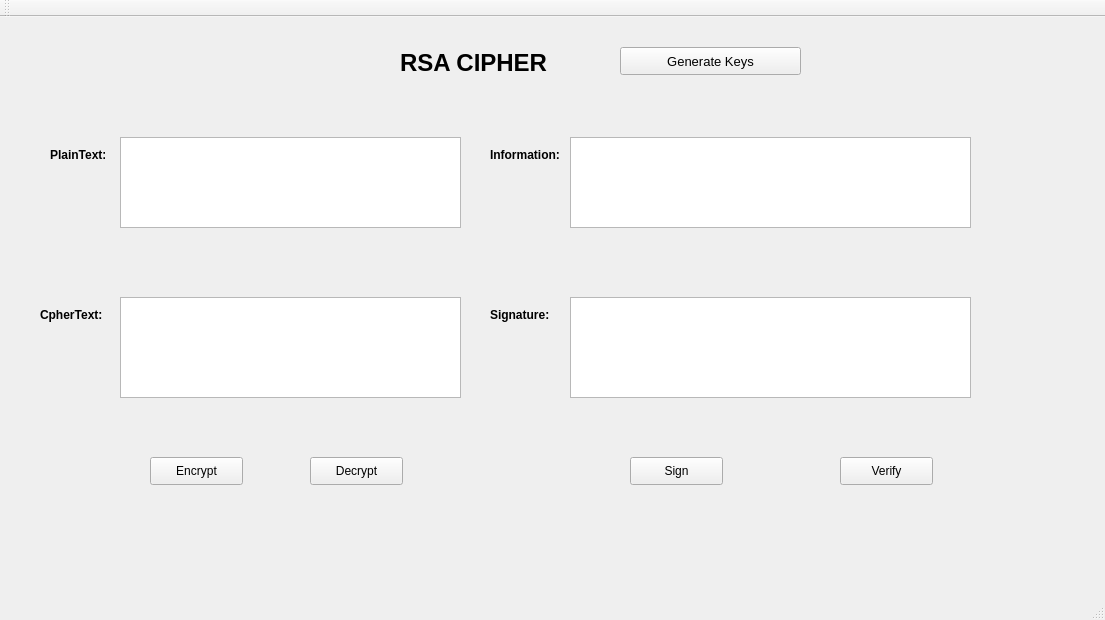
<?xml version="1.0" encoding="UTF-8"?>
<ui version="4.0">
 <class>MainWindow</class>
 <widget class="QMainWindow" name="MainWindow">
  <property name="geometry">
   <rect>
    <x>0</x>
    <y>0</y>
    <width>1105</width>
    <height>620</height>
   </rect>
  </property>
  <property name="windowTitle">
   <string>MainWindow</string>
  </property>
  <widget class="QWidget" name="centralwidget">
   <widget class="QLabel" name="label">
    <property name="geometry">
     <rect>
      <x>400</x>
      <y>20</y>
      <width>201</width>
      <height>51</height>
     </rect>
    </property>
    <property name="font">
     <font>
      <pointsize>18</pointsize>
      <weight>75</weight>
      <bold>true</bold>
     </font>
    </property>
    <property name="text">
     <string>RSA CIPHER</string>
    </property>
   </widget>
   <widget class="QLabel" name="label_2">
    <property name="geometry">
     <rect>
      <x>50</x>
      <y>130</y>
      <width>55</width>
      <height>16</height>
     </rect>
    </property>
    <property name="font">
     <font>
      <weight>75</weight>
      <bold>true</bold>
     </font>
    </property>
    <property name="text">
     <string>PlainText:</string>
    </property>
   </widget>
   <widget class="QLabel" name="label_3">
    <property name="geometry">
     <rect>
      <x>40</x>
      <y>290</y>
      <width>71</width>
      <height>16</height>
     </rect>
    </property>
    <property name="font">
     <font>
      <weight>75</weight>
      <bold>true</bold>
     </font>
    </property>
    <property name="text">
     <string>CpherText:</string>
    </property>
   </widget>
   <widget class="QLabel" name="label_4">
    <property name="geometry">
     <rect>
      <x>490</x>
      <y>130</y>
      <width>71</width>
      <height>16</height>
     </rect>
    </property>
    <property name="font">
     <font>
      <weight>75</weight>
      <bold>true</bold>
     </font>
    </property>
    <property name="text">
     <string>Information:</string>
    </property>
   </widget>
   <widget class="QLabel" name="label_5">
    <property name="geometry">
     <rect>
      <x>490</x>
      <y>290</y>
      <width>71</width>
      <height>16</height>
     </rect>
    </property>
    <property name="font">
     <font>
      <weight>75</weight>
      <bold>true</bold>
     </font>
    </property>
    <property name="text">
     <string>Signature:</string>
    </property>
   </widget>
   <widget class="QTextEdit" name="txt_plain_text">
    <property name="geometry">
     <rect>
      <x>120</x>
      <y>120</y>
      <width>341</width>
      <height>91</height>
     </rect>
    </property>
   </widget>
   <widget class="QTextEdit" name="txt_information_text">
    <property name="geometry">
     <rect>
      <x>570</x>
      <y>120</y>
      <width>401</width>
      <height>91</height>
     </rect>
    </property>
   </widget>
   <widget class="QPushButton" name="btn_encrypt">
    <property name="geometry">
     <rect>
      <x>150</x>
      <y>440</y>
      <width>93</width>
      <height>28</height>
     </rect>
    </property>
    <property name="text">
     <string>Encrypt</string>
    </property>
   </widget>
   <widget class="QPushButton" name="btn_decrypt">
    <property name="geometry">
     <rect>
      <x>310</x>
      <y>440</y>
      <width>93</width>
      <height>28</height>
     </rect>
    </property>
    <property name="text">
     <string>Decrypt</string>
    </property>
   </widget>
   <widget class="QPushButton" name="btn_sign">
    <property name="geometry">
     <rect>
      <x>630</x>
      <y>440</y>
      <width>93</width>
      <height>28</height>
     </rect>
    </property>
    <property name="text">
     <string>Sign</string>
    </property>
   </widget>
   <widget class="QPushButton" name="btn_verify">
    <property name="geometry">
     <rect>
      <x>840</x>
      <y>440</y>
      <width>93</width>
      <height>28</height>
     </rect>
    </property>
    <property name="text">
     <string>Verify</string>
    </property>
   </widget>
   <widget class="QPushButton" name="btn_gen_keys">
    <property name="geometry">
     <rect>
      <x>620</x>
      <y>30</y>
      <width>181</width>
      <height>28</height>
     </rect>
    </property>
    <property name="font">
     <font>
      <pointsize>10</pointsize>
      <weight>50</weight>
      <bold>false</bold>
     </font>
    </property>
    <property name="text">
     <string>Generate Keys</string>
    </property>
   </widget>
   <widget class="QTextBrowser" name="txt_cipher_text">
    <property name="geometry">
     <rect>
      <x>120</x>
      <y>280</y>
      <width>341</width>
      <height>101</height>
     </rect>
    </property>
   </widget>
   <widget class="QTextEdit" name="txt_signature_text">
    <property name="geometry">
     <rect>
      <x>570</x>
      <y>280</y>
      <width>401</width>
      <height>101</height>
     </rect>
    </property>
   </widget>
  </widget>
  <widget class="QMenuBar" name="menubar">
   <property name="geometry">
    <rect>
     <x>0</x>
     <y>0</y>
     <width>1105</width>
     <height>26</height>
    </rect>
   </property>
  </widget>
  <widget class="QStatusBar" name="statusbar"/>
  <widget class="QToolBar" name="toolBar">
   <property name="windowTitle">
    <string>toolBar</string>
   </property>
   <attribute name="toolBarArea">
    <enum>TopToolBarArea</enum>
   </attribute>
   <attribute name="toolBarBreak">
    <bool>false</bool>
   </attribute>
  </widget>
 </widget>
 <resources/>
 <connections/>
</ui>
